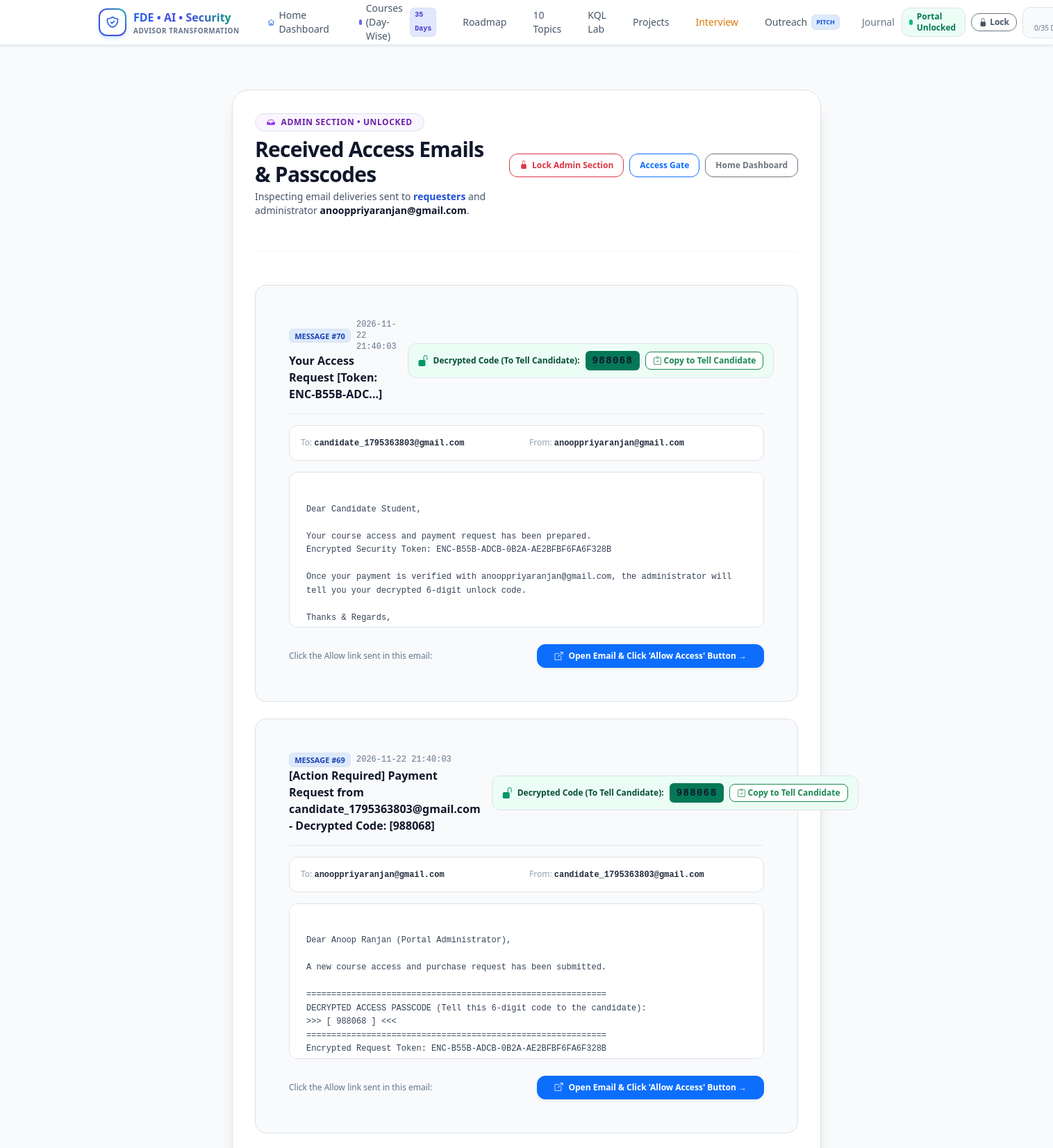
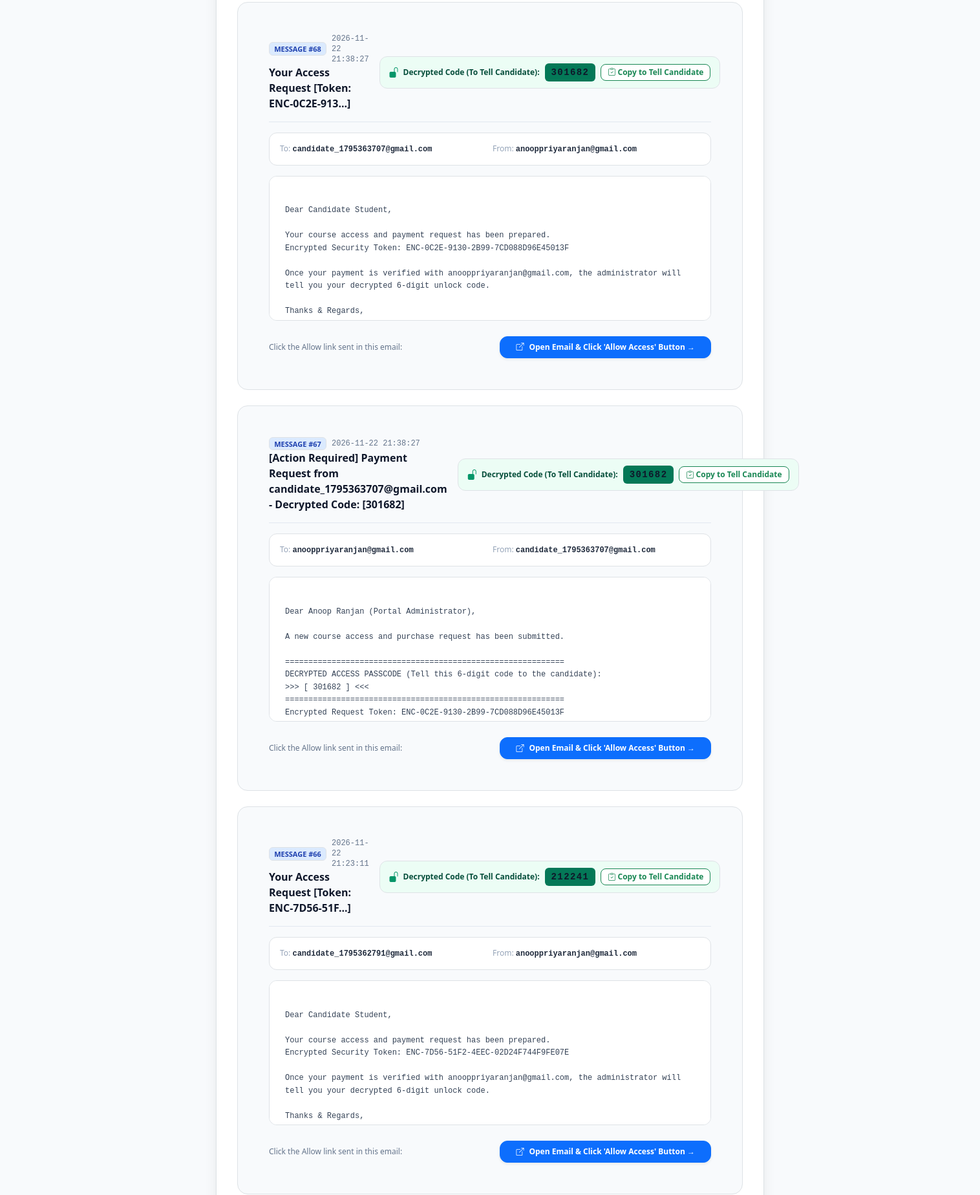
The app's page /access/inbox (signed in, upper part) with its own data (2 pictures, top to bottom).
### tables this page shows
CREATE TABLE simulated_inbox (
            id INTEGER PRIMARY KEY AUTOINCREMENT,
            recipient TEXT NOT NULL,
            sender TEXT NOT NULL,
            subject TEXT NOT NULL,
            body TEXT NOT NULL,
            token TEXT,
            passcode TEXT,
            sent_at TEXT NOT NULL,
            is_read INTEGER DEFAULT 0
        , encrypted_passcode TEXT);

### app.py (the view, shortened to what this page needs)
@app.route("/access/inbox", methods=["GET", "POST"])
def access_inbox():
    client_ip = request.headers.get("X-Forwarded-For", request.remote_addr or "unknown").split(",")[0].strip()
    error_msg = None
    conn = get_db()
    messages = get_all_inbox_messages(conn)
    conn.close()
    return render_template("access_inbox.html", locked=False, messages=messages)

### app.py (called while the page is built, shortened)
def get_db():
    conn = sqlite3.connect(DB_PATH)
    conn.row_factory = sqlite3.Row
    return conn

@app.before_request
def check_portal_access():
    if not os.path.exists(DB_PATH):
        try:
            init_db()
        except Exception:
            pass
    public_paths = {
        "/",
        "/login",
        "/auth/google",
        "/auth/google/callback",
        "/api/auth/google/credential",
        "/auth/google/dev-login",
        "/auth/logout",
        "/api/verify-site-password",
        "/api/admin/verify-password",
        "/api/check-email-access",
        "/api/unlock-portal",
        "/api/lock-portal",
        "/api/admin/lock",
        "/api/request-access",
        "/access/inbox",
        "/access/inbox/lock",
        "/download/sample-institutions.csv"
    }
    if (
        request.path in public_paths
        or request.path.startswith("/static")
        or request.path.startswith("/access/allow")
    ):
        return None

### data/access_control.py (called while the page is built)
def ensure_schema_updated(conn):
    cursor = conn.cursor()
    try:
        cursor.execute("ALTER TABLE access_requests ADD COLUMN encrypted_passcode TEXT")
        conn.commit()
    except Exception:
        pass
    try:
        cursor.execute("ALTER TABLE simulated_inbox ADD COLUMN encrypted_passcode TEXT")
        conn.commit()
    except Exception:
        pass

def get_all_inbox_messages(conn, recipient: str = None) -> list:
    ensure_schema_updated(conn)
    cursor = conn.cursor()
    if recipient:
        cursor.execute("SELECT * FROM simulated_inbox WHERE recipient = ? ORDER BY id DESC", (recipient.strip().lower(),))
    else:
        cursor.execute("SELECT * FROM simulated_inbox ORDER BY id DESC")
    return [dict(row) for row in cursor.fetchall()]

### templates/access_inbox.html (shortened to what this page needs)
{% extends "base.html" %}
{% block content %}
<div class="max-w-4xl mx-auto px-4 sm:px-6 py-10 sm:py-16">
    {% if locked %}
    <div class="bg-white border border-purple-200 rounded-3xl p-8 sm:p-12 shadow-2xl max-w-lg mx-auto text-center space-y-6">
        <div class="w-16 h-16 rounded-2xl bg-purple-100 text-purple-700 mx-auto flex items-center justify-center text-3xl shadow-inner border border-purple-200">
            <i class="bi bi-shield-lock-fill"></i>
        </div>
        <div class="space-y-2">
            <div class="inline-flex items-center gap-2 px-3 py-1 rounded-full bg-purple-50 border border-purple-200 text-purple-800 text-xs font-bold uppercase tracking-wider">
                <i class="bi bi-key-fill text-purple-600"></i>
                <span>Password Protected Admin Section</span>
            </div>
            <h1 class="text-2xl sm:text-3xl font-extrabold text-slate-900 tracking-tight m-0">
                Enter Admin Password
            </h1>
            <p class="text-xs sm:text-sm text-slate-600 m-0 leading-relaxed">
                The Admin Section is password protected. Please enter the master password to open received customer email requests and decrypted passcodes.
            </p>
        </div>
        {% if error %}
        <div class="p-3.5 rounded-2xl bg-red-50 border border-red-200 text-red-700 text-xs flex items-center gap-2.5 text-left">
            <i class="bi bi-exclamation-octagon-fill text-red-500 text-base flex-shrink-0"></i>
            <div>{{ error }}</div>
        </div>
        {% endif %}
        <form method="POST" action="{{ url_for('access_inbox') }}" class="space-y-4">
            <div>
                <label for="admin-inbox-password" class="text-xs font-bold text-slate-700 block mb-1.5 text-left flex items-center justify-between">
                    <span>Admin Master Password</span>
                    <span class="text-[10px] text-slate-400 font-normal">Encrypted Verification</span>
                </label>
                <div class="relative">
                    <input type="password" id="admin-inbox-password" name="password" required autofocus autocomplete="current-password" placeholder="••••••••••••" class="form-control text-sm rounded-xl px-3.5 py-2.5 pr-10 border-slate-300 focus:border-purple-600 focus:ring-purple-200 bg-white tracking-widest font-mono">
                    <button type="button" onclick="togglePasswordVisibility('admin-inbox-password', this)" class="absolute right-3 top-2.5 text-slate-400 hover:text-slate-600 border-0 bg-transparent p-0" title="Toggle password visibility">
                        <i class="bi bi-eye"></i>
                    </button>
                </div>
            </div>
            <button type="submit" class="w-full btn btn-purple text-white text-sm font-bold py-3 rounded-xl bg-purple-700 hover:bg-purple-800 transition shadow-sm flex items-center justify-center gap-2">
                <i class="bi bi-unlock-fill"></i>
                <span>Unlock & Open Admin Section</span>
            </button>
        </form>
        <div class="pt-3 border-t border-slate-100 flex items-center justify-between text-xs text-slate-500">
            <span>Admin: <strong class="text-slate-700 font-mono">anooppriyaranjan@gmail.com</strong></span>
            <a href="{{ url_for('index') }}" class="text-blue-600 hover:underline">
                Home Dashboard →
            </a>
        </div>
    </div>
    {% else %}
    <div class="bg-white border border-slate-200 rounded-3xl p-6 sm:p-8 shadow-xl mb-8">
        <div class="flex flex-col sm:flex-row sm:items-center justify-between gap-4 border-b border-slate-100 pb-5 mb-5">
            <div>
                <div class="inline-flex items-center gap-2 px-3 py-1 rounded-full bg-purple-50 border border-purple-200 text-purple-800 text-xs font-bold uppercase tracking-wider mb-2">
                    <i class="bi bi-inbox-fill text-purple-600"></i>
                    <span>Admin Section • Unlocked</span>
                </div>
                <h1 class="text-2xl sm:text-3xl font-extrabold text-slate-900 tracking-tight m-0">
                    Received Access Emails & Passcodes
                </h1>
                <p class="text-xs sm:text-sm text-slate-600 mt-1 mb-0">
                    Inspecting email deliveries sent to <strong class="text-blue-700">requesters</strong> and administrator <strong class="text-slate-900">anooppriyaranjan@gmail.com</strong>.
                </p>
            </div>
            <div class="flex items-center gap-2 flex-shrink-0">
                <a href="{{ url_for('lock_admin_section') }}" class="btn btn-outline-danger btn-sm rounded-xl px-3.5 py-2 text-xs font-semibold flex items-center gap-1.5" title="Lock the Admin Section">
                    <i class="bi bi-lock-fill"></i>
                    <span>Lock Admin Section</span>
                </a>
                <a href="{{ url_for('access_gate') }}" class="btn btn-outline-primary btn-sm rounded-xl px-3.5 py-2 text-xs font-semibold">
                    Access Gate
                </a>
                <a href="{{ url_for('index') }}" class="btn btn-outline-secondary btn-sm rounded-xl px-3.5 py-2 text-xs font-semibold">
                    Home Dashboard
                </a>
            </div>
        </div>
        {% if messages %}
        <div class="space-y-6">
            {% for msg in messages %}
            <div class="bg-slate-50 border border-slate-200 rounded-2xl p-5 sm:p-6 transition hover:shadow-md space-y-4">
                <div class="flex flex-col sm:flex-row sm:items-center justify-between gap-3 border-b border-slate-200 pb-3">
                    <div class="space-y-1">
                        <div class="flex items-center gap-2">
                            <span class="badge bg-blue-100 text-blue-800 border border-blue-200 text-[11px] font-bold uppercase">
                                Message #{{ msg.id }}
                            </span>
                            <span class="text-xs font-mono text-slate-500">{{ msg.sent_at }}</span>
                        </div>
                        <h2 class="text-base font-bold text-slate-900 m-0">
                            {{ msg.subject }}
                        </h2>
                    </div>
                    {% if msg.passcode %}
                    <div class="flex flex-col sm:flex-row items-start sm:items-center gap-2 bg-emerald-50 px-3.5 py-2.5 rounded-xl border border-emerald-300 shadow-xs flex-shrink-0">
                        <div class="flex items-center gap-1.5">
                            <i class="bi bi-unlock-fill text-emerald-600 text-base"></i>
                            <span class="text-xs text-emerald-900 font-bold">Decrypted Code (To Tell Candidate):</span>
                        </div>
                        <div class="flex items-center gap-2">
                            <span class="badge bg-emerald-700 text-white font-mono text-sm px-2.5 py-1 tracking-widest font-extrabold shadow-xs">
                                {{ msg.passcode }}
                            </span>
                            <button onclick="copyToClipboard('{{ msg.passcode }}', this)" class="btn btn-outline-success btn-sm py-1 px-2.5 text-xs rounded-lg font-bold bg-white hover:bg-emerald-600 hover:text-white" title="Copy Decrypted Passcode">
                                <i class="bi bi-clipboard-check"></i> Copy to Tell Candidate
                            </button>
                        </div>
                    </div>
                    {% endif %}
                </div>
                <div class="grid grid-cols-1 sm:grid-cols-2 gap-2 text-xs text-slate-600 bg-white p-3 rounded-xl border border-slate-200">
                    <div>
                        <span class="text-slate-400 font-medium">To:</span>
                        <strong class="text-slate-800 font-mono select-all">{{ msg.recipient }}</strong>
                    </div>
                    <div>
                        <span class="text-slate-400 font-medium">From:</span>
                        <strong class="text-slate-800 font-mono select-all">{{ msg.sender }}</strong>
                    </div>
                </div>
                <div class="bg-white p-4 rounded-xl border border-slate-200 font-mono text-xs text-slate-700 whitespace-pre-wrap leading-relaxed max-h-56 overflow-y-auto">
{{ msg.body }}
                </div>
                {% if msg.token %}
                <div class="flex flex-col sm:flex-row sm:items-center justify-between gap-3 pt-2">
                    <span class="text-xs text-slate-500">
                        Click the Allow link sent in this email:
                    </span>
                    <a href="{{ url_for('access_allow_page', token=msg.token) }}" class="btn btn-primary btn-sm rounded-xl px-4 py-2 font-bold text-xs shadow-sm flex items-center justify-center gap-2">
                        <i class="bi bi-box-arrow-up-right"></i>
                        <span>Open Email & Click 'Allow Access' Button →</span>
                    </a>
                </div>
                {% endif %}
            </div>
            {% endfor %}
        </div>
        {% endif %}
    </div>
    {% endif %}
</div>
{% endblock %}

### static/css/custom.css (style rules this page uses)
:root { --bg-main: #f8fafc; --bg-card: #ffffff; --border-main: #e2e8f0; --border-hover: #cbd5e1; --text-primary: #0f172a; --text-secondary: #334155; --text-muted: #64748b; --azure-blue: #0078d4; --azure-blue-hover: #006abc; --indigo-primary: #4f46e5; --emerald-primary: #059669; --amber-primary: #d97706; --rose-primary: #e11d48; }
body { background-color: #f8fafc !important; color: #1e293b !important; font-family: -apple-system, BlinkMacSystemFont, "Segoe UI", Roboto, "Helvetica Neue", Arial, sans-serif; -webkit-font-smoothing: antialiased; }
.text-white { color: #0f172a !important; }

### records on screen
simulated_inbox: id "70", sent_at "2026-11-22 21:40:03", subject "Your Access Request [Token: ENC-B55B-ADC...]", passcode "988068", recipient "candidate_1795363803@gmail.com", sender "anooppriyaranjan@gmail.com", body "Dear Candidate Student, Your course access and payment request has been prepared. Encrypted Security Token: ENC-B55B-ADCB-0B2A-AE2BFBF6FA6F328B Once your payment is verified with anooppriyaranjan@gmail.com, the administrator will tell you your decrypted 6-digit unlock code. Thanks & Regards,…"
simulated_inbox: id "69", sent_at "2026-11-22 21:40:03", subject "[Action Required] Payment Request from candidate_1795363803@gmail.com - Decrypted Code: [988068]", passcode "988068", recipient "anooppriyaranjan@gmail.com", sender "candidate_1795363803@gmail.com", body "Dear Anoop Ranjan (Portal Administrator), A new course access and purchase request has been submitted. ============================================================ DECRYPTED ACCESS PASSCODE (Tell this 6-digit code to the candidate): >>> [ 988068 ] <<< ============================================================ Encrypted Request Token: ENC-B55B-ADCB-0B2A-AE2BFBF6FA6F328B…"
simulated_inbox: id "68", sent_at "2026-11-22 21:38:27", subject "Your Access Request [Token: ENC-0C2E-913...]", passcode "301682", recipient "candidate_1795363707@gmail.com", sender "anooppriyaranjan@gmail.com", body "Dear Candidate Student, Your course access and payment request has been prepared. Encrypted Security Token: ENC-0C2E-9130-2B99-7CD088D96E45013F Once your payment is verified with anooppriyaranjan@gmail.com, the administrator will tell you your decrypted 6-digit unlock code. Thanks & Regards,…"
simulated_inbox: id "67", sent_at "2026-11-22 21:38:27", subject "[Action Required] Payment Request from candidate_1795363707@gmail.com - Decrypted Code: [301682]", passcode "301682", recipient "anooppriyaranjan@gmail.com", sender "candidate_1795363707@gmail.com", body "Dear Anoop Ranjan (Portal Administrator), A new course access and purchase request has been submitted. ============================================================ DECRYPTED ACCESS PASSCODE (Tell this 6-digit code to the candidate): >>> [ 301682 ] <<< ============================================================ Encrypted Request Token: ENC-0C2E-9130-2B99-7CD088D96E45013F…"
simulated_inbox: id "66", sent_at "2026-11-22 21:23:11", subject "Your Access Request [Token: ENC-7D56-51F...]", passcode "212241", recipient "candidate_1795362791@gmail.com", sender "anooppriyaranjan@gmail.com", body "Dear Candidate Student, Your course access and payment request has been prepared. Encrypted Security Token: ENC-7D56-51F2-4EEC-02D24F744F9FE07E Once your payment is verified with anooppriyaranjan@gmail.com, the administrator will tell you your decrypted 6-digit unlock code. Thanks & Regards,…"

### other values on screen
{{ metrics.completed_days }} "0"
{{ metrics.total_days }} "35"
